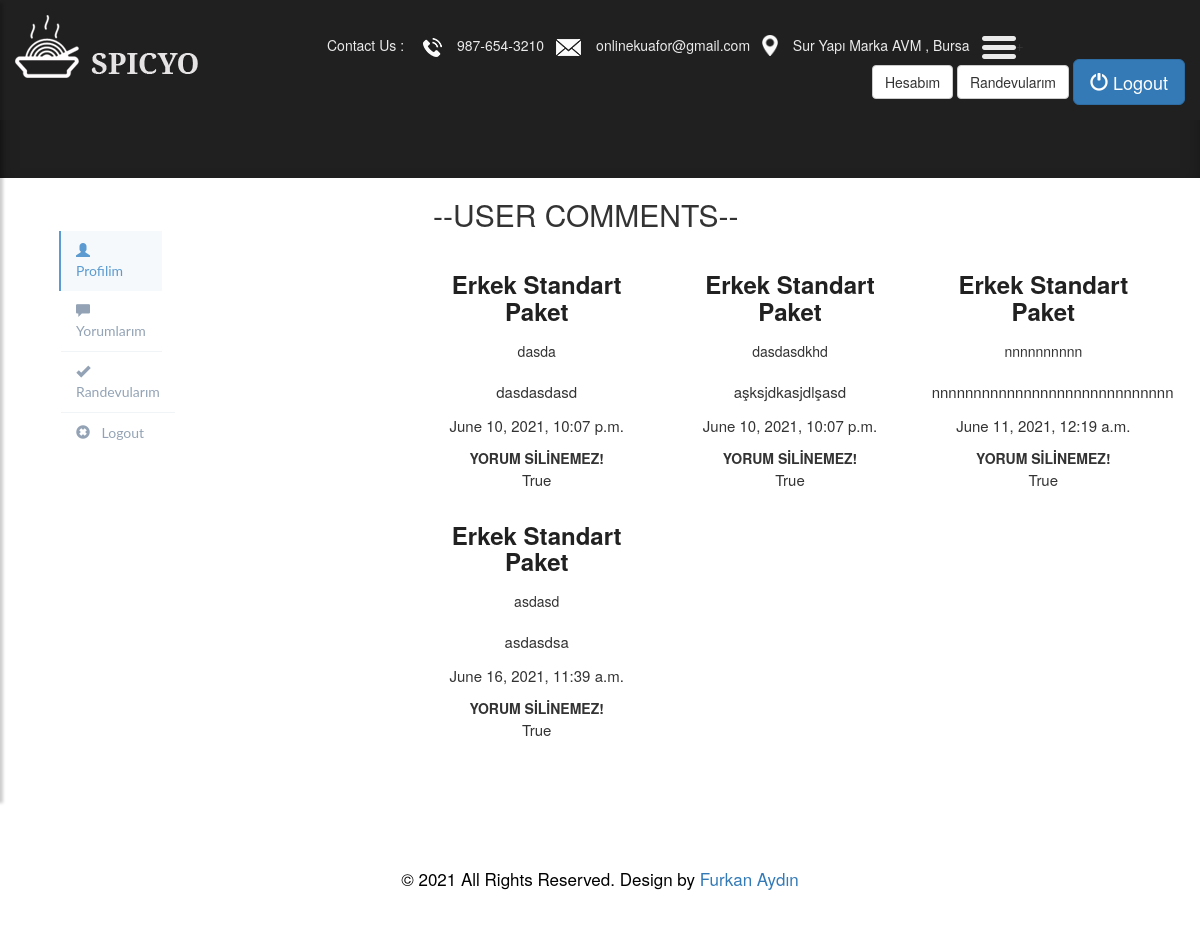
Before: /user/comments/ (signed in) with the older database file.
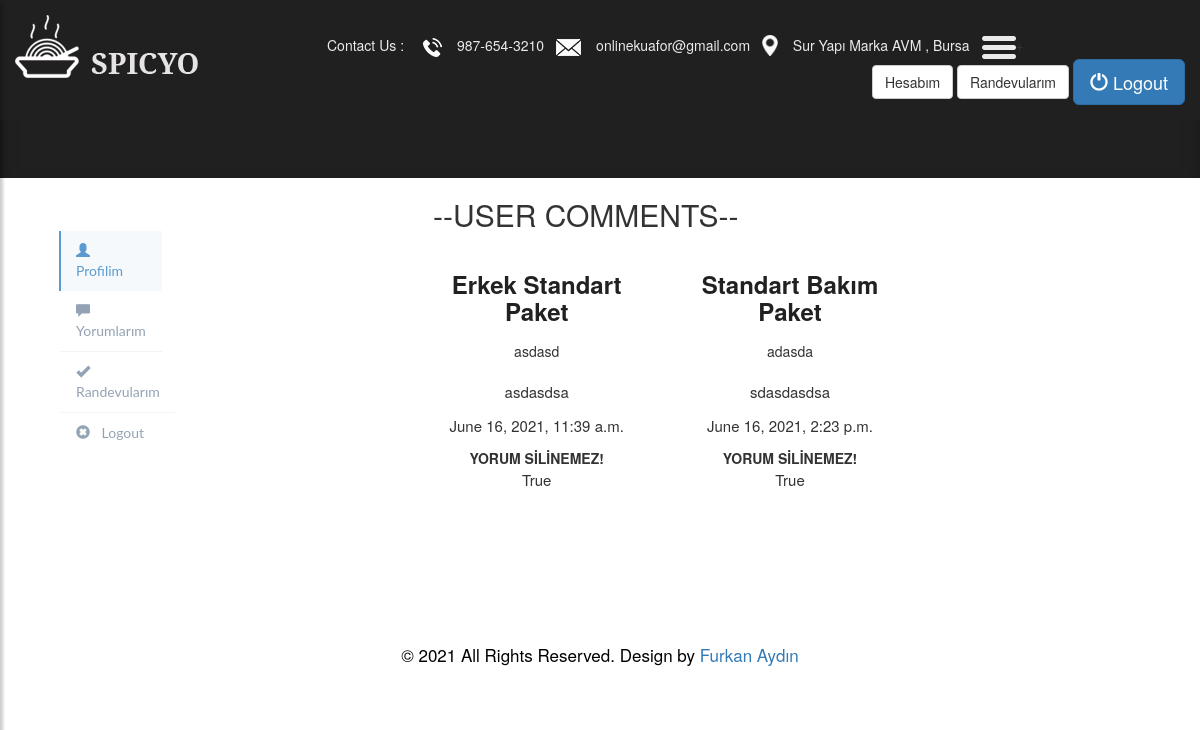
After: the same page with the newer database file.
### service/models.py (models this page shows, shortened)
class Comment(models.Model):
     STATUS = (
         ('New','Yeni'),
         ('True','Evet'),
         ('False','Hayır'),
     )
     service = models.ForeignKey(Service,on_delete=models.CASCADE)
     user=models.ForeignKey(User,on_delete=models.CASCADE)
     subject = models.CharField(max_length=20, blank=True)
     comment = models.TextField(max_length=200)
     status = models.CharField(max_length=10,choices=STATUS,default='New')
     ip = models.CharField(blank=True,max_length=20)
     create_at = models.DateTimeField(auto_now_add=True)
     update_at = models.DateTimeField(auto_now=True)

class Service(models.Model):
        STATUS = (
            ('New', 'New'),
            ('True', 'True'),
            ('False', 'False'),
        )
        category = models.ForeignKey(Category, on_delete=models.CASCADE)
        title = models.CharField(max_length=30)
        keyword = models.CharField(max_length=255)
        description = models.CharField(max_length=255)
        image = models.ImageField(blank=True, upload_to='images/')
        price = models.FloatField()
        status = models.CharField(max_length=10, choices=STATUS)
        slug = models.SlugField(blank=True,max_length=150)
        detail = RichTextUploadingField()
        create_at = models.DateTimeField(auto_now_add=True)
        update_at = models.DateTimeField(auto_now=True)

### user/views.py (the view)
# urls.py: path('comments/', views.user_comments, name='user_comments'),
@login_required(login_url="/login")
def user_comments(request):
    category = Category.objects.all()
    setting = Setting.objects.get(pk=1)
    current_user = request.user
    comments = Comment.objects.filter(user_id=current_user.id)
    context = {
        'category': category,
        'comments': comments,
        'setting':setting,
    }
    return render(request, 'user_comments.html', context)

### user/templates/user_comments.html (shortened to what this page needs)
{% extends "homebase.html" %}
{% block slider %}
{% include "slider.html" %}
{% endblock %}
{% block content %}
    <div class="section">
            <div class="container">
                <div class="row">
                    <div class="col-md-4">
                            {% include "user_panel.html" %}
            </div>
                <div class="col-md-8">
                    <div class="section-title">
                        <h2>--User Comments--</h2>
                    </div>
                    <div class="row text-center">
                        {% for rs in comments %}
                        <div class="col-md-4 col-sm-6 col-xs-12">
                           <div class="service-widget">
                                <h3><a href="/service/{{ rs.service.id }}/{{ rs.service.slug }}"><b>{{ rs.service.title }}</b></a></h3>
                                <h5>{{ rs.subject }}</h5>
                               <p>{{ rs.comment }}</p>
                               <p>{{ rs.create_at }}</p>
                               {% if rs.status == 'New' %}
                                            <td><a class="primary-btn" href="/user/deletecomment/{{ rs.id }}" onclick="return confirm('Yorum Silinecek! Emin misiniz?')"> Sil </a></td>
                                        {% else %}
                                        <td><b>YORUM SİLİNEMEZ!</b></td>
                                        {% endif %}
                               <p>{{ rs.status }}</p>
                            </div>
                        </div>
                        {% endfor %}
                    </div>
    </div>
                </div>
            </div>
            </div>
{% endblock %}

### home/templates/homebase.html (shortened to what this page needs)
<!DOCTYPE html>
<html lang="en">
<head>
{% load static %}
    <link rel="stylesheet" href="{%static 'css/bootstrap.min.css'%}" />
    <link rel="stylesheet" href="{% static 'css/owl.carousel.min.css'%}"  />
    <link rel="stylesheet" href="{% static 'css/style.css'%}"  />
    <link rel="stylesheet" href="{% static 'css/responsive.css'%}" />
    <link rel="stylesheet" href="https://cdnjs.cloudflare.com/ajax/libs/font-awesome/4.7.0/css/font-awesome.min.css">
</head>
<body>
{%  include 'header.html' %}
{% block slider %}{% endblock %}
{% block content %}{% endblock %}
{%  include 'footer.html' %}
</body>
</html>

### home/templates/header.html (shortened to what this page needs)
{% load static %}
<link href="//netdna.bootstrapcdn.com/bootstrap/3.0.0/css/bootstrap.min.css" rel="stylesheet" id="bootstrap-css">
    <header>
        <div class="container-fluid">
            <div class="row">
                <div class="col-md-3">
                    <div class="full">
                        <a class="logo" href="/home"><img src="{% static 'images/logo.png'%}" alt="#" /></a>
                    </div>
                </div>
                <div class="col-md-9">
                    <div class="full">
                        <div class="right_header_info">
                            <ul>
                                <li class="dinone">Contact Us : <img style="margin-right: 15px;margin-left: 15px;" src="{%static 'images/phone_icon.png'%}" alt="#"><a href="#">987-654-3210</a></li>
                                <li class="dinone"><img style="margin-right: 15px;" src="{%static 'images/mail_icon.png'%}" alt="#"><a href="#">onlinekuafor@gmail.com</a></li>
                                <li class="dinone"><img style="margin-right: 15px;height: 21px;position: relative;top: -2px;" src="{%static 'images/location_icon.png'%}" alt="#"><a href="#">Sur Yapı Marka AVM , Bursa</a></li>
                                <li>
                                    <button type="button" id="sidebarCollapse">
                                        <img src="{%static 'images/menu_icon.png'%}" alt="#">
                                    </button>
                                </li>
                                {% if user.id is not None %}
<span class="pull-right">
                    <a href="/user" class="btn btn-default">Hesabım</a>
                    <a href="/user/reserve" class="btn btn-default">Randevularım</a>
                    <a href="/logout/" class="btn btn-lg btn-primary">
                    <span class="glyphicon glyphicon-off"></span> Logout</a>
                </span>
                                {% else %}
                                <li class="button_user"><a class="button active" href="/login/">Login</a><a class="button" href="/signup/">Register</a></li>
{% endif %}+
                            </ul>
                        </div>
                    </div>
                </div>
            </div>
        </div>
    </header>

### home/templates/sidebar.html (shortened to what this page needs)
            {% load static %}
                    {% load mptt_tags %}

### home/templates/slider.html (shortened to what this page needs)
{% load static %}
    <section class="resip_section">
        <div class="container">
            <div class="row">
         <div class="col-md-12">
       <div class="ourheading">
    <h3>Hizmetlerimiz</h3>
  </div>
</div>
<div class="container">
    <div class="row">
        <div class="col-md-12">
                </div>
            </div>
        </div>
    </div>
</div>
    </section>

### user/templates/user_panel.html (shortened to what this page needs)
<link href="//maxcdn.bootstrapcdn.com/bootstrap/3.3.0/css/bootstrap.min.css" rel="stylesheet" id="bootstrap-css">
<div class="container">
    <div class="row profile">
		<div class="col-md-3">
			<div class="profile-sidebar">
				<div class="profile-usermenu">
					<ul class="nav">
						<li class="active">
							<a href="/user">
							<i class="glyphicon glyphicon-user"></i>
							Profilim </a>
						</li>
						<li>
							<a href="/user/comments">
							<i class="glyphicon glyphicon-comment"></i>
						<th>Yorumlarım</th>  </a>
						</li>
						<li>
							<a href="/user/reserve" target="_blank">
							<i class="glyphicon glyphicon-ok"></i>
							Randevularım </a>
						</li>
						<li>
							<a href="/logout">
							<i class="glyphicon glyphicon-remove-sign"></i>
							Logout </a>
						</li>
					</ul>
				</div>
			</div>
		</div>
		<div class="col-md-9">
		</div>
	</div>
</div>
<br>
<br>

### home/templates/footer.html (shortened to what this page needs)
<footer>
            <div class="copyright">
                <div class="container">
                    <p>© 2021 All Rights Reserved. Design by <a href="https://www.instagram.com/brycees/">Furkan Aydın</a></p>
                </div>
            </div>
    </footer>
{% load static %}

### home/static/css/style.css (style rules this page uses)
body { color: #666666; font-size: 14px; font-family: 'poppins', sans-serif; line-height: 1.80857; font-weight: normal; }
a { color: #1f1f1f; text-decoration: none !important; outline: none !important; -webkit-transition: all .3s ease-in-out; -moz-transition: all .3s ease-in-out; -ms-transition: all .3s ease-in-out; -o-transition: all .3s ease-in-out; transition: all .3s ease-in-out; }
h1, h2, h3, h4, h5, h6 { letter-spacing: 0; font-weight: normal; position: relative; padding: 0 0 10px 0; font-weight: normal; line-height: normal; color: #111111; margin: 0 }
h2 { font-size: 22px }
h3 { font-size: 18px }
h5 { font-size: 14px }
*, *::after, *::before { -webkit-box-sizing: border-box; -moz-box-sizing: border-box; box-sizing: border-box; }
h1 a, h2 a, h3 a, h4 a, h5 a, h6 a { color: #212121; text-decoration: none!important; opacity: 1 }
ul, li, ol { margin: 0px; padding: 0px; list-style: none; }
p { margin: 0px; font-weight: 300; font-size: 15px; line-height: 24px; }
a { color: #222222; text-decoration: none; outline: none !important; }
a, .btn { text-decoration: none !important; outline: none !important; -webkit-transition: all .3s ease-in-out; -moz-transition: all .3s ease-in-out; -ms-transition: all .3s ease-in-out; -o-transition: all .3s ease-in-out; transition: all .3s ease-in-out; }
img { max-width: 100%; height: auto; }
button { border: 0; margin: 0; padding: 0; cursor: pointer; }
.full { float: left; width: 100%; }
.full { width: 100%; float: left; margin: 0; padding: 0; }
header { min-height: 90px; background: #212020; padding: 15px 0; position: fixed; width: 100%; top: 0; left: 0; z-index: 998; }
header .container-fluid { max-width: 1850px; }
.right_header_info { width: 100%; float: left; padding: 20px 0 0; }
.right_header_info ul { list-style: none; padding: 0; margin: 0; float: right; }
.right_header_info ul li { display: inline; font-size: 16px; margin-left: 45px; color: #eaeaea; font-weight: 400; float: left; }
.right_header_info ul li a { color: #eaeaea; font-weight: 300; }
#sidebarCollapse { background: transparent; }
.resip_section { background: #212020; margin-top: 0; padding: 60px 0px 50px 0px; border-top: solid rgba(255,255,255,.1) 1px; box-shadow: inset 0 10px 30px -16px #000; }
* { box-sizing: border-box; }
.container { position: relative; }
.row:after { content: ""; display: table; clear: both; }
.active, .demo:hover { opacity: 1; }
.copyright { background: #fff; margin-top: 90px; }
.copyright p { color: #000; text-align: center; padding: 25px 0px; font-size: 17px; }
#sidebarCollapse { background: transparent; padding: 0; border: none; }
.active { color: white; }
body { font-family: "Poppins", sans-serif; height: 100vh; }
a { color: #92badd; display:inline-block; text-decoration: none; font-weight: 400; }
h2 { text-align: center; font-size: 16px; font-weight: 600; text-transform: uppercase; display:inline-block; margin: 40px 8px 10px 8px; color: #cccccc; }
body { background: #F1F3FA; }
.profile { margin: 20px 0; }
.profile-sidebar { padding: 20px 0 10px 0; background: #fff; }
.profile-usermenu { margin-top: 30px; }
.profile-usermenu ul li { border-bottom: 1px solid #f0f4f7; }
.profile-usermenu ul li:last-child { border-bottom: none; }
.profile-usermenu ul li a { color: #93a3b5; font-size: 14px; font-weight: 400; }
.profile-usermenu ul li a i { margin-right: 8px; font-size: 14px; }
.profile-usermenu ul li.active { border-bottom: none; }
.profile-usermenu ul li.active a { color: #5b9bd1; background-color: #f6f9fb; border-left: 2px solid #5b9bd1; margin-left: -2px; }
.profile { font-family: 'Lato', 'sans-serif'; }
.profile { margin-top: 2px; padding:1px; display: inline-block; }
.profile strong,span,div { text-transform: initial; }

### home/static/css/responsive.css (style rules this page uses)
@media (min-width: 1200px) and (max-width: 1500px) { .right_header_info ul li { font-size: 14px; margin-left: 12px; } }

Changed rows visible on the page:
removed Comment: service "Erkek Standart Paket", subject "dasda", comment "dasdasdasd", create_at "June 10, 2021, 10:07 p.m.", shows "YORUM SİLİNEMEZ!", status "True"
removed Comment: service "Erkek Standart Paket", subject "dasdasdkhd", comment "aşksjdkasjdlşasd", create_at "June 10, 2021, 10:07 p.m.", shows "YORUM SİLİNEMEZ!", status "True"
removed Comment: service "Erkek Standart Paket", subject "nnnnnnnnnn", comment "nnnnnnnnnnnnnnnnnnnnnnnnnnnnn", create_at "June 11, 2021, 12:19 a.m.", shows "YORUM SİLİNEMEZ!", status "True"
added Comment: service "Standart Bakım Paket", subject "adasda", comment "sdasdasdsa", create_at "June 16, 2021, 2:23 p.m.", shows "YORUM SİLİNEMEZ!", status "True"
